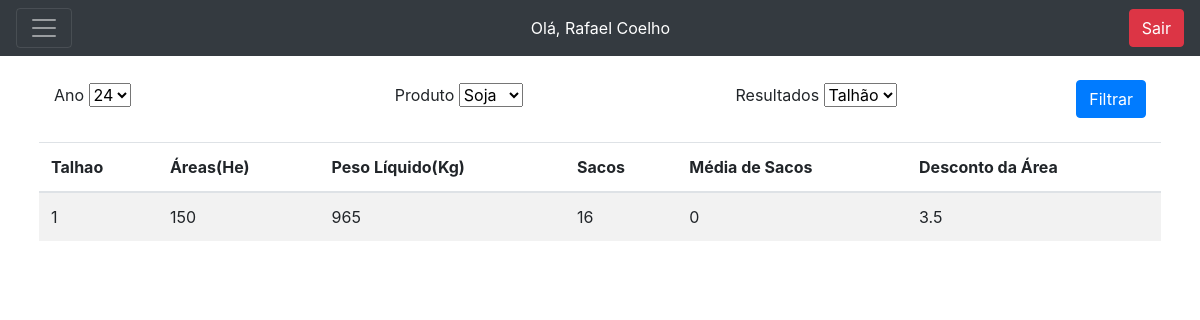
Page /resultados.php (signed in) on the committed database.
### tables this page shows
CREATE TABLE `talhoes` (
  `id_talhao` int(11) NOT NULL,
  `area` int(11) NOT NULL,
  `user_id` int(11) NOT NULL
);

### resultados.php (the view, shortened to what this page needs)
<?php
include("config.php");
$user = $_SESSION["id_user"];
$ano = isset($_GET['ano']) ? $_GET['ano'] : '24';
$produto = isset($_GET['produto']) ? $_GET['produto'] : 'S';
$resultados = isset($_GET['resultados']) ? $_GET['resultados'] : 'T';
if ($resultados === 'T') {
    $query = "SELECT t.id_talhao, t.Area,
              SUM(p.peso_liquido) AS peso_liquido,
              ROUND(SUM((peso_liquido) / 60)) AS sacos,
              ROUND(SUM((peso_liquido) / (60 * t.Area))) AS media_sacos_por_area,
              SUM(p.desconto) AS total_desconto,
              COUNT(p.id_pesagem) AS total_pesagens
              FROM talhoes t
              LEFT JOIN pesagem p ON t.id_talhao = p.talhao_id
              LEFT JOIN frete f ON p.frete_id = f.id_frete
              WHERE p.user_id = $user
              AND p.ano = $ano
              AND p.produto = '$produto'
              GROUP BY t.id_talhao";
}
$result = mysqli_query($conn, $query);
?>
<!DOCTYPE html>
<html lang="en">
<head>
    <link rel="stylesheet" href="https://cdn.jsdelivr.net/npm/bootstrap@4.1.3/dist/css/bootstrap.min.css">
</head>
<body>
    <div class="Top-side">
        <div class="pos-f-t">
            <nav class="navbar navbar-dark bg-dark">
                <button class="navbar-toggler" type="button" data-toggle="collapse" data-target="#navbarToggleExternalContent" aria-controls="navbarToggleExternalContent" aria-expanded="false" aria-label="Toggle navigation">
                    <span class="navbar-toggler-icon"></span>
                </button>
                <div style="color: white;">
                    <?php
                    print "Olá, " . $_SESSION["nome"];
                    ?>
                </div>
                <?php
                print "<a href='logout.php' class='btn btn-danger'>Sair </a> ";
                ?>
            </nav>
        </div>
    </div>
    <div class="container-fluid Back-side">
        <form class="row gx-3 gy-2 align-items-center m-4" method="get">
            <div class="col-sm">
                <label class="visually-hidden" for="specificSizeSelect">Ano</label>
                <select class="form-select" id="specificSizeSelect" name="ano">
                    <option <?php if ($ano == '24') echo 'selected' ?>>24</option>
                </select>
            </div>
            <div class="col-sm">
                <label class="visually-hidden" for="specificSizeSelect">Produto</label>
                <select class="form-select" id="specificSizeSelect" name="produto">
                    <option value="S" <?php if ($produto == 'S') echo 'selected' ?>>Soja</option>
                </select>
            </div>
            <div class="col-sm">
                <label class="visually-hidden" for="specificSizeSelect">Resultados</label>
                <select class="form-select" id="specificSizeSelect" name="resultados">
                    <option value="T" <?php if ($resultados == 'T') echo 'selected' ?>>Talhão</option>
                </select>
            </div>
            <div class="col-auto">
                <button type="submit" class="btn btn-primary">Filtrar</button>
            </div>
        </form>
        <div class="Resultados m-4">
            <?php if ($resultados === 'T') { ?>
                <div class="row">
                    <div class="col">
                        <table class="table table-striped">
                            <thead>
                                <tr>
                                    <th scope="col">Talhao</th>
                                    <th scope="col">Áreas(He)</th>
                                    <th scope="col">Peso Líquido(Kg)</th>
                                    <th scope="col">Sacos</th>
                                    <th scope="col">Média de Sacos</th>
                                    <th scope="col">Desconto da Área</th>
                                </tr>
                            </thead>
                            <tbody>
                                <?php
                                while ($row = mysqli_fetch_assoc($result)) {
                                    echo "<tr>";
                                    echo "<td>" . $row['id_talhao'] . "</td>";
                                    echo "<td>" . $row['Area'] . "</td>";
                                    echo "<td>" . $row['peso_liquido'] . "</td>";
                                    echo "<td>" . $row['sacos'] . "</td>";
                                    echo "<td>" . $row['media_sacos_por_area'] . "</td>";
                                    $media_desconto = $row['total_desconto'] / $row['total_pesagens'];
                                    echo "<td>" . $media_desconto . "</td>";
                                    echo "</tr>";
                                }
                                ?>
                            </tbody>
                        </table>
                    </div>
                </div>
            <?php } else { ?>
                    <div class="container">
                    </div>
            <?php } ?>
        </div>
    </div>
</body>
</html>

### resultados.php (style rules this page uses)
.Top-side { margin-bottom: 20px; }
.Resultados { margin-top: 20px; }

### rows in the picture
talhoes: id_talhao "1", area "150", peso_liquido "965", sacos "16", media_sacos_por_area "0", media_desconto "3.5"

### other values in the picture
$_SESSION["nome"] "Rafael Coelho"
